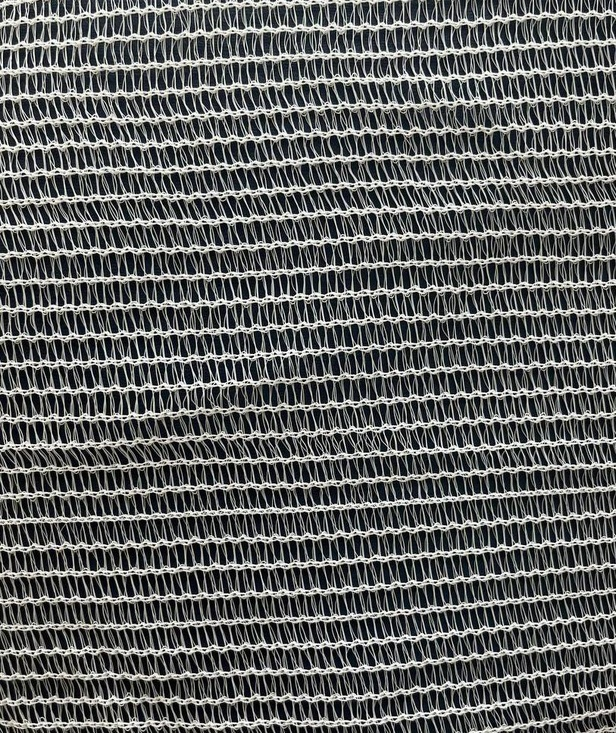
#> input picture meshes_pics/mesh2.jpg, 616 x 733 px, shrunk from 813 x 967 before the run; its folder holds 5 pictures in this run
$ jupyter execute --allow-errors percentage_of_holes.ipynb
#> lines starting #> are read from the running program, lines starting #| are printed output that depends on the picture; after the words box and inside, x2 and y2 are one past the last pixel; in counts of white or black regions, pixels touching at a corner belong together; long printed decimals are rounded
[cell 1]
import numpy as np
from PIL import Image
import matplotlib.pyplot as plt

[cell 2]
def parse_mesh(filename: str)-> float:
#> called with filename = 'meshes_pics/mesh2.jpg'
    img = Image.open(filename)
#> img is the input picture: PIL image 616x733 RGB; mean R, G, B 94.7, 96.6, 95.9
    arr = np.array(img)
    arr = arr.sum(axis=-1) // 3
    hist = np.histogram(arr, bins=256)[0]
#> hist = 256 values, max 7885 at index 0, min 279 at index 255, mean 1763.8
    plt.bar(range(256), hist)
    hist[hist == 0] = sum(hist)/len(hist)
    mi = 40 + np.argmin(hist[40:100])
#> mi = 72
    print("split num", mi)
#| split num 72
    arr_b = arr < mi
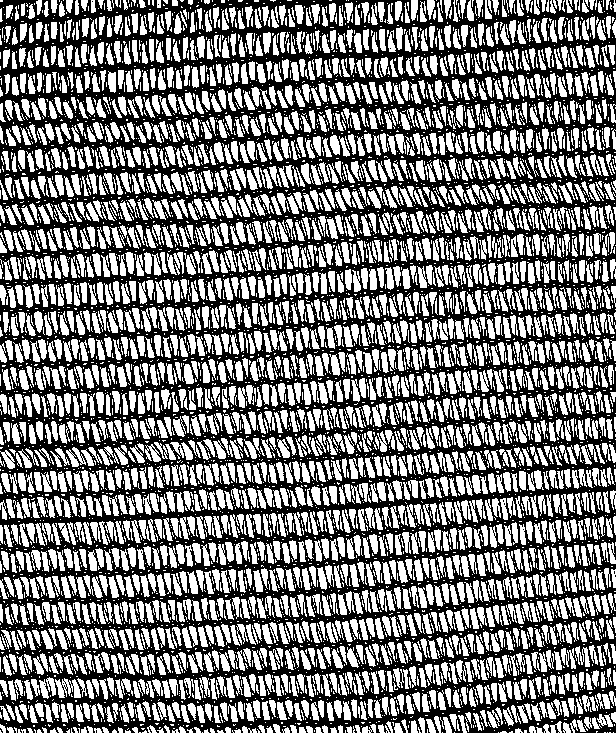
#> arr_b: shape (733, 616) bool; 47.7% white; 6902 white regions (4553 under 20 px), largest, box (x1, y1, x2, y2) and area: (55, 678, 81, 698) 292, (115, 678, 133, 699) 177, (561, 648, 576, 669) 165

    c = np.sum(arr_b == False) / (arr_b.shape[0]*arr_b.shape[1])
#> c = 0.523
    print("whole pic:", c)
#| whole pic: 0.523
    for i in range(100000):
        x,y = np.random.randint(0, arr.shape[0]), np.random.randint(0, arr.shape[1])
        size = np.random.randint(100, 600)
        xf = x+size if x+size < arr.shape[0] else arr.shape[0]
        yf = y+size if y+size < arr.shape[1] else arr.shape[1]
        piece = arr_b[x:xf, y:yf]
        c = (c + np.sum(piece == False) / (piece.shape[0]*piece.shape[1])) / 2
#> this loop made 100000 passes
#> c on passes 1 to 3: 0.53, 0.529, 0.521
#> pass 1, in parse_mesh, `piece = arr_b[x:xf, y:yf]`:
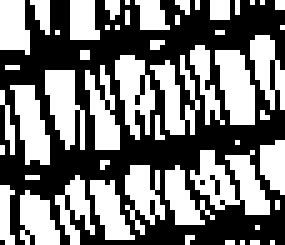
#> piece: shape (49, 57) bool (shown 5 times larger); 46.2% white; 53 white regions (34 under 20 px), largest, box (x1, y1, x2, y2) and area: (38, 30, 54, 43) 113, (43, 10, 51, 25) 86, (9, 14, 17, 30) 80
#> pass 2, in parse_mesh, `piece = arr_b[x:xf, y:yf]`:
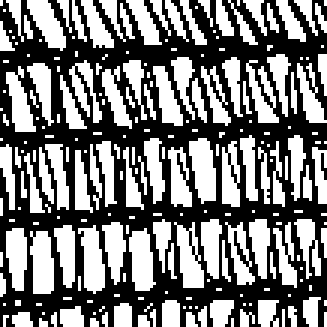
#> piece: shape (109, 109) bool (shown 3 times larger); 47.3% white; 224 white regions (151 under 20 px), largest, box (x1, y1, x2, y2) and area: (63, 46, 72, 68) 142, (10, 77, 18, 98) 138, (43, 76, 52, 97) 135
#> after the loop, c = 0.53
    print("average", c)
#| average 0.5301
#> pass 2 of the loop `for nu in range(2, 8):`:
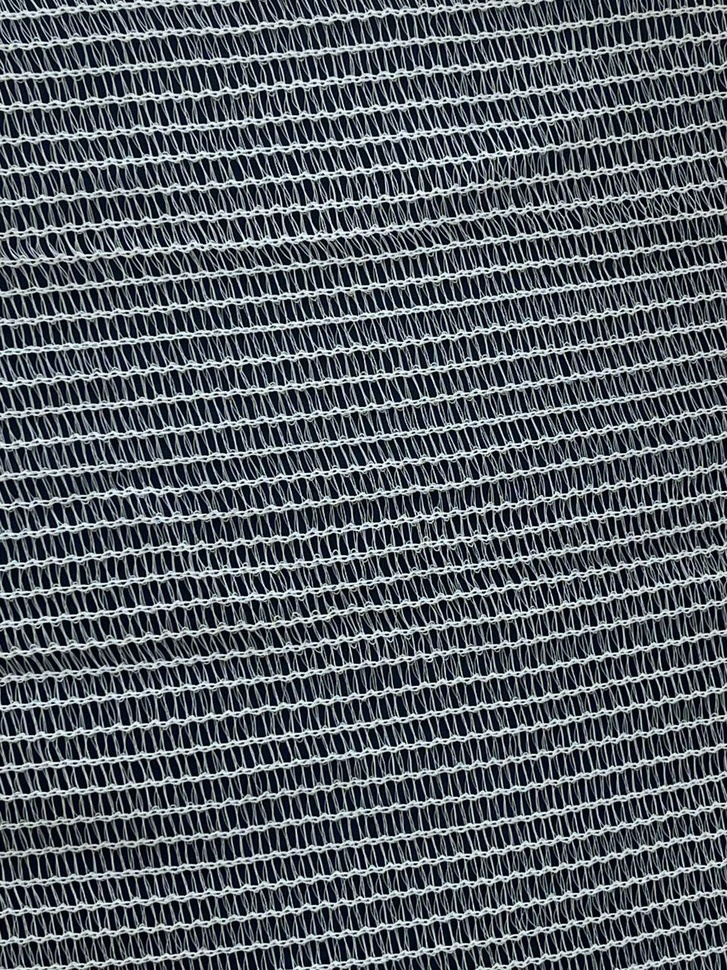
#> input picture meshes_pics/mesh3.jpg, 727 x 970 px, shrunk from 959 x 1280 before the run
#> in parse_mesh, img is the input picture: PIL image 727x970 RGB; mean R, G, B 84.9, 92, 98.7
#> hist = 256 values, max 19736 at index 4, min 0 at index 127, mean 2754.6
#> mi = 44
#| split num 44
#> in parse_mesh (call 2), `arr_b = arr < mi`:
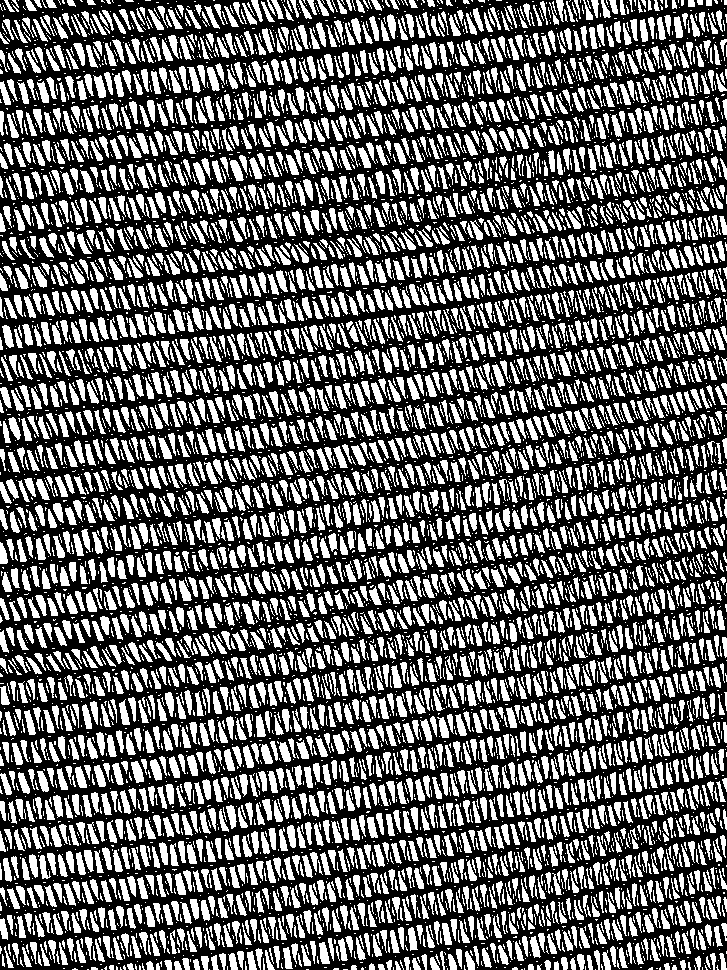
#> arr_b: shape (970, 727) bool; 40.1% white; 8624 white regions (5431 under 20 px), largest, box (x1, y1, x2, y2) and area: (131, 761, 144, 783) 183, (207, 67, 220, 91) 177, (93, 75, 106, 98) 175
#> in parse_mesh (call 2), `c = np.sum(arr_b == False) / (arr_b.shape[0]*arr_b.shape[1])`: c = 0.599
#| whole pic: 0.5992
#> the loop in parse_mesh (call 2), `for i in range(100000):` made 100000 passes
#> c on passes 1 to 3: 0.599, 0.604, 0.607
#> pass 3, in parse_mesh (call 2), `piece = arr_b[x:xf, y:yf]`:
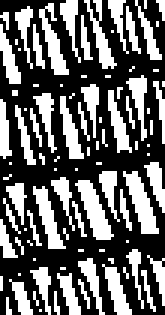
#> piece: shape (105, 55) bool (shown 3 times larger); 38.9% white; 93 white regions (58 under 20 px), largest, box (x1, y1, x2, y2) and area: (25, 60, 38, 80) 116, (41, 57, 53, 78) 113, (13, 1, 23, 25) 93
#> after the loop in parse_mesh (call 2), `for i in range(100000):`: c = 0.615
#| average 0.6153
#> pass 3 of the loop `for nu in range(2, 8):`:
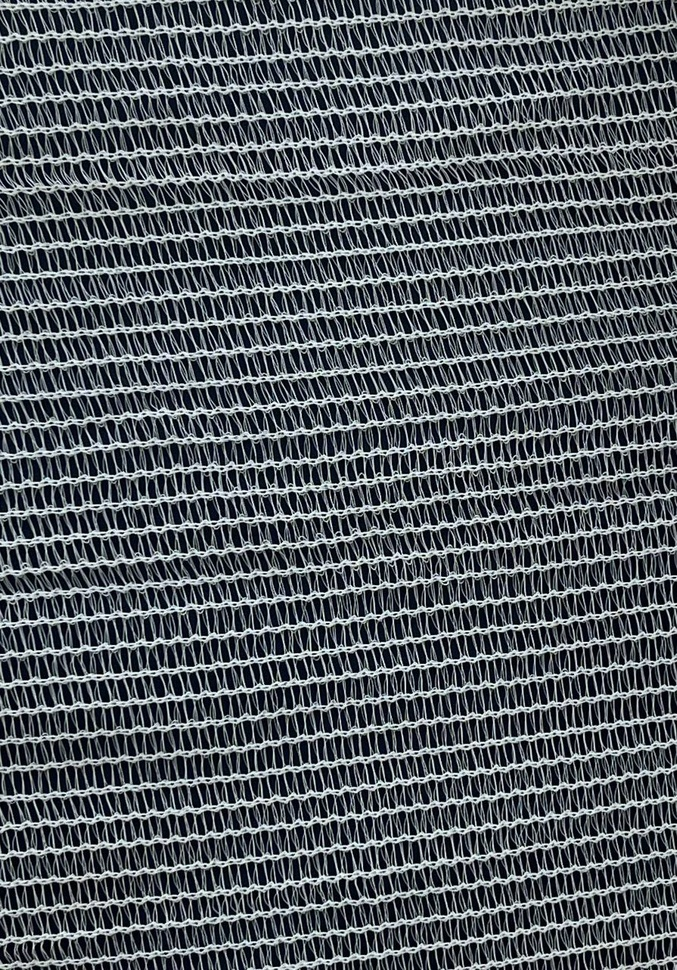
#> input picture meshes_pics/mesh4.jpg, 677 x 970 px, shrunk from 893 x 1280 before the run
#> in parse_mesh, img is the input picture: PIL image 677x970 RGB; mean R, G, B 83.5, 89.7, 95.3
#> hist = 256 values, max 22033 at index 4, min 0 at index 127, mean 2565.2
#> mi = 42
#| split num 42
#> in parse_mesh (call 3), `arr_b = arr < mi`:
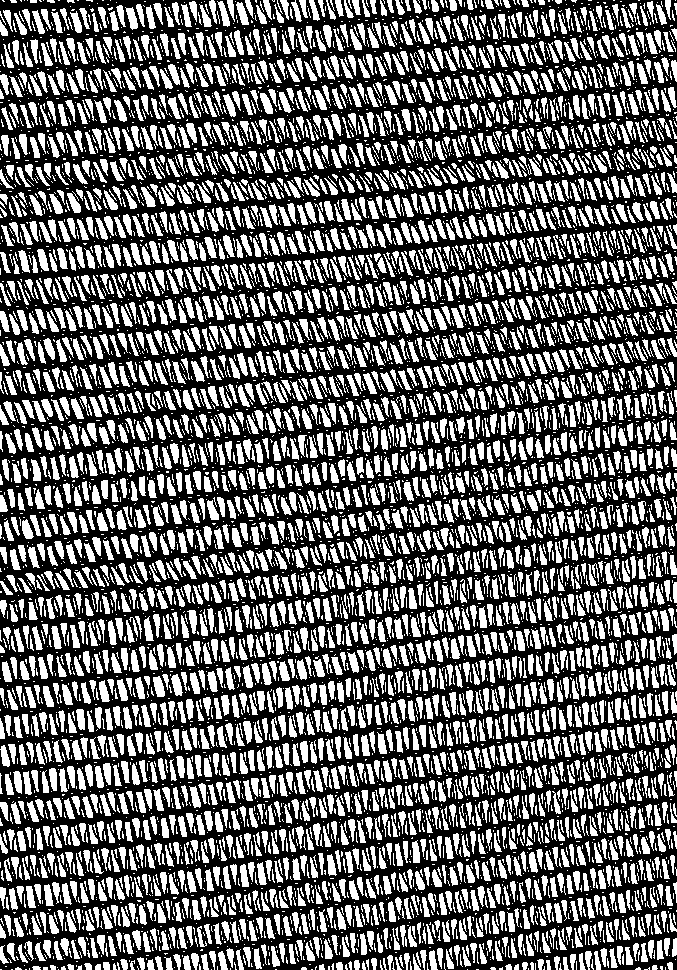
#> arr_b: shape (970, 677) bool; 40.3% white; 8366 white regions (5302 under 20 px), largest, box (x1, y1, x2, y2) and area: (153, 676, 165, 697) 174, (125, 7, 138, 30) 167, (236, 2, 249, 25) 166
#> in parse_mesh (call 3), `c = np.sum(arr_b == False) / (arr_b.shape[0]*arr_b.shape[1])`: c = 0.597
#| whole pic: 0.5965
#> the loop in parse_mesh (call 3), `for i in range(100000):` made 100000 passes
#> c on passes 1 to 3: 0.599, 0.598, 0.592
#> pass 3, in parse_mesh (call 3), `piece = arr_b[x:xf, y:yf]`:
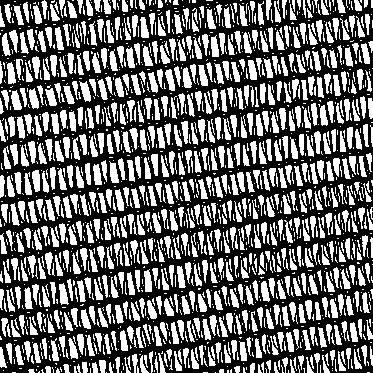
#> piece: shape (373, 373) bool; 41.4% white; 1783 white regions (1071 under 20 px), largest, box (x1, y1, x2, y2) and area: (79, 81, 91, 102) 143, (11, 90, 22, 110) 143, (29, 88, 39, 109) 142
#| average 0.59
    return c

#> (a cell that did not finish here is left out)

[cell 4]
L = 0.005
d_h = 0.3
cond = L/d_h
porousity = 0.4843037627924255 #0.3174603175 #percentage of free surface area
alpha = 0.611 if porousity<0.1 else 0.6+0.4*porousity**2

[cell 5]
f = ((1/alpha - porousity)**2 if cond<1.5 else (1/alpha-1)**2+(1-porousity)^2)/(porousity**2*L)

[cell 6]
f
#> Out = 780.9

[cell 7]
img = Image.open("meshes_pics/mesh5.jpg",)
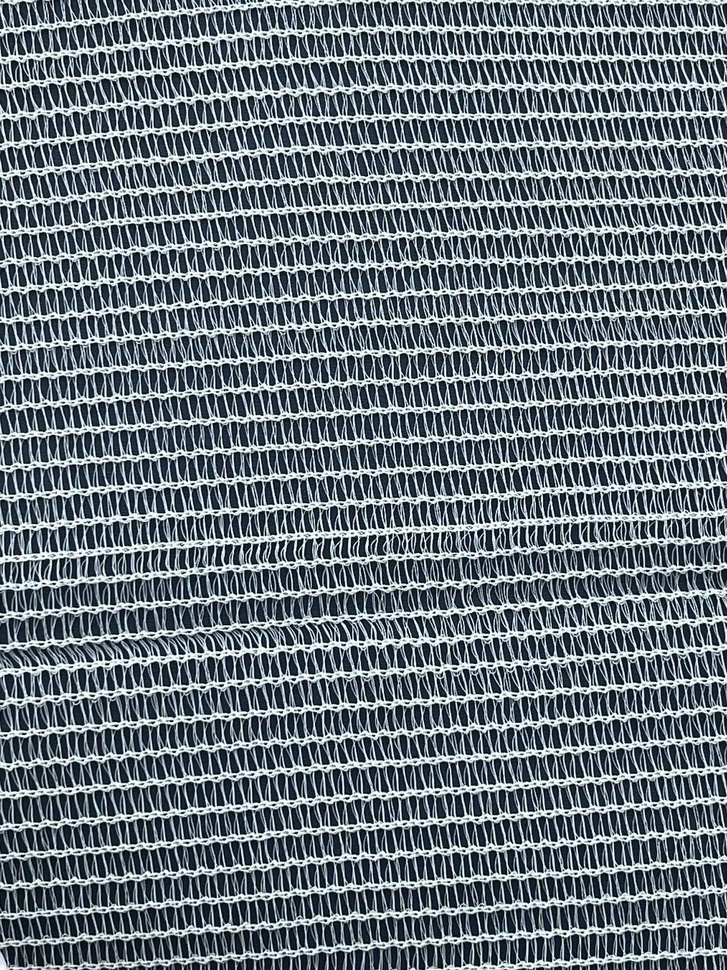
#> input picture meshes_pics/mesh5.jpg, 727 x 970 px, shrunk from 960 x 1280 before the run
#> img is the input picture: PIL image 727x970 RGB; mean R, G, B 104.1, 114.7, 122.6
arr = np.array(img)

[cell 8]
print(arr.shape)
#| (970, 727, 3)

[cell 9]
arr = arr.sum(axis=-1) // 3
#> arr: shape (970, 727) uint64

[cell 10]
plt.bar(range(256), np.histogram(arr, bins=256)[0])
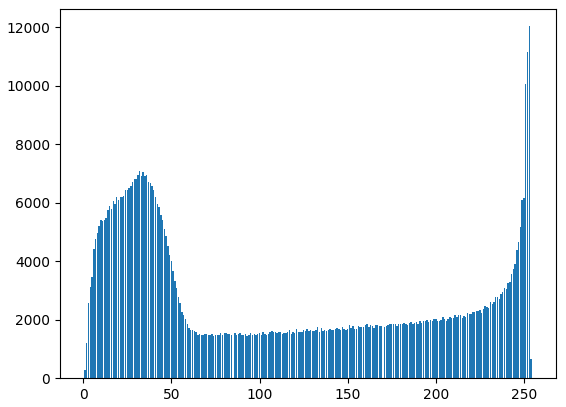
#> figure drawn by matplotlib, 1 panel; tallest bar 12039 high, from x = 252.6 to 253.4

[cell 11]
hist = np.histogram(arr, bins=256)[0]

[cell 12]
hist[hist == 0] = sum(hist)/len(hist)

[cell 13]
mi = 40 + np.argmin(hist[40:100])
mi
#> Out = 74

[cell 14]
arr_b = arr < mi
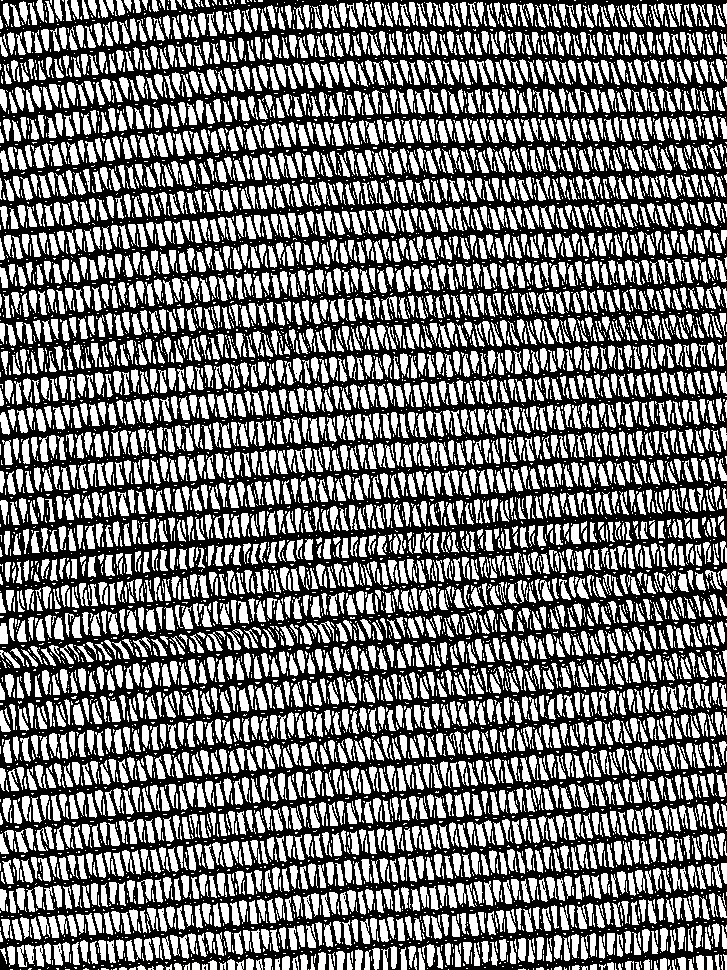
#> arr_b: shape (970, 727) bool; 45.7% white; 7909 white regions (4756 under 20 px), largest, box (x1, y1, x2, y2) and area: (137, 879, 153, 904) 236, (381, 296, 397, 320) 196, (365, 121, 379, 145) 177

[cell 15]
np.sum(arr_b == False) / (arr_b.shape[0]*arr_b.shape[1])
#> Out = 0.543

[cell 16]
plt.imshow(arr_b, cmap="gray")

[cell 17]
c = np.sum(arr_b == False) / (arr_b.shape[0]*arr_b.shape[1])
for i in range(100000):
    x,y = np.random.randint(0, arr.shape[0]), np.random.randint(0, arr.shape[1])
    size = np.random.randint(100, 600)
    xf = x+size if x+size < arr.shape[0] else arr.shape[0]
    yf = y+size if y+size < arr.shape[1] else arr.shape[1]
    piece = arr_b[x:xf, y:yf]
    c = (c + np.sum(piece == False) / (piece.shape[0]*piece.shape[1])) / 2
#> this loop made 100000 passes
#> pass 1, `piece = arr_b[x:xf, y:yf]`:
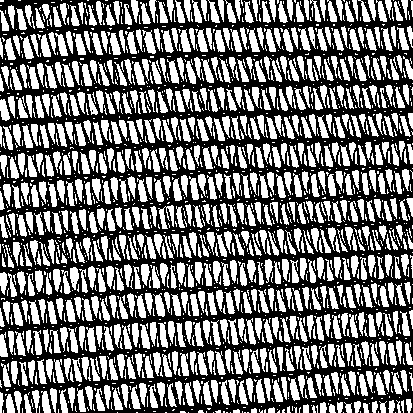
#> piece: shape (413, 413) bool; 46.3% white; 2026 white regions (1249 under 20 px), largest, box (x1, y1, x2, y2) and area: (158, 205, 174, 229) 196, (142, 30, 156, 54) 177, (86, 327, 96, 352) 164
#> pass 2, `piece = arr_b[x:xf, y:yf]`:
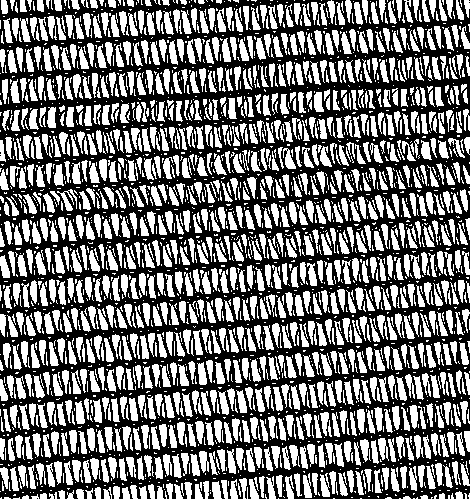
#> piece: shape (499, 470) bool; 45.5% white; 2723 white regions (1617 under 20 px), largest, box (x1, y1, x2, y2) and area: (57, 189, 77, 211) 166, (75, 401, 85, 424) 165, (314, 92, 324, 112) 157
#> pass 3, `piece = arr_b[x:xf, y:yf]`:
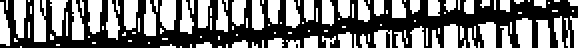
#> piece: shape (24, 289) bool (shown 2 times larger); 45.9% white; 128 white regions (80 under 20 px), largest, box (x1, y1, x2, y2) and area: (17, 0, 23, 21) 114, (258, 9, 266, 24) 106, (80, 0, 88, 15) 105

[cell 18]
c
#> Out = 0.539
